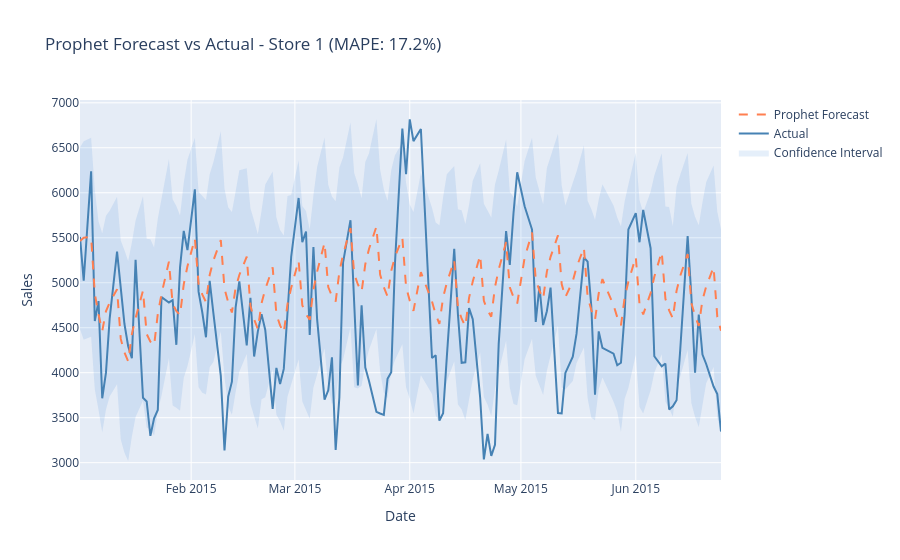

Notebook source saved alongside this figure:
### Code cell
# Plot forecast vs actual
fig = go.Figure()

# Confidence interval
fig.add_trace(go.Scatter(
    x=forecast_test['ds'],
    y=forecast_test['yhat_upper'],
    fill=None,
    mode='lines',
    line_color='rgba(0,100,200,0)',
    showlegend=False
))

fig.add_trace(go.Scatter(
    x=forecast_test['ds'],
    y=forecast_test['yhat_lower'],
    fill='tonexty',
    mode='lines',
    line_color='rgba(0,100,200,0)',
    fillcolor='rgba(0,100,200,0.1)',
    name='Confidence Interval'
))

# Actual
fig.add_trace(go.Scatter(
    x=forecast_test['ds'],
    y=forecast_test['y'],
    mode='lines',
    name='Actual',
    line=dict(color='steelblue', width=2)
))

# Forecast
fig.add_trace(go.Scatter(
    x=forecast_test['ds'],
    y=forecast_test['yhat'],
    mode='lines',
    name='Prophet Forecast',
    line=dict(color='coral', width=2, dash='dash')
))

fig.update_layout(
    title=f'Prophet Forecast vs Actual - Store 1 (MAPE: {prophet_mape:.1f}%)',
    xaxis_title='Date',
    yaxis_title='Sales',
    hovermode='x unified'
)
fig.show()

### Figure 1 — Plotly figure (JSON) as saved in the notebook; plotly's stock layout.template omitted (floating-point values rounded to 4 significant figures; data arrays with more than 128 entries replaced by an {"elided": "..."} marker saying what was removed)
{"data": [{"line": {"color": "rgba(0,100,200,0)"}, "mode": "lines", "showlegend": false, "type": "scatter", "x": {"elided": "143 str values"}, "y": {"elided": "143 float values"}}, {"fill": "tonexty", "fillcolor": "rgba(0,100,200,0.1)", "line": {"color": "rgba(0,100,200,0)"}, "mode": "lines", "name": "Confidence Interval", "type": "scatter", "x": {"elided": "143 str values"}, "y": {"elided": "143 float values"}}, {"line": {"color": "steelblue", "width": 2}, "mode": "lines", "name": "Actual", "type": "scatter", "x": {"elided": "143 str values"}, "y": {"elided": "143 int values"}}, {"line": {"color": "coral", "dash": "dash", "width": 2}, "mode": "lines", "name": "Prophet Forecast", "type": "scatter", "x": {"elided": "143 str values"}, "y": {"elided": "143 float values"}}], "layout": {"hovermode": "x unified", "title": {"text": "Prophet Forecast vs Actual - Store 1 (MAPE: 17.2%)"}, "xaxis": {"title": {"text": "Date"}}, "yaxis": {"title": {"text": "Sales"}}}}
